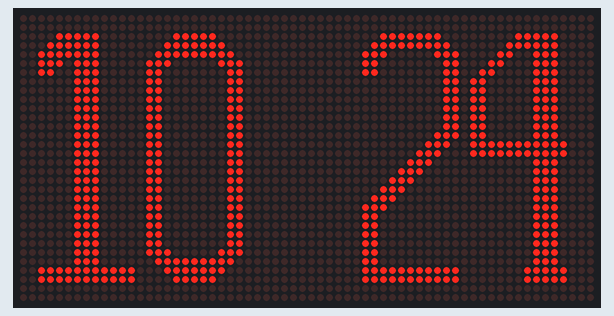
Bench run of a sketch on a simulated ESP8266 (NodeMCU). On the bench: 64×32 LED matrix. WiFi joins after 1.5 s; servers stay silent unless stated; network time is answered at once with the bench clock; the local clock reads 2024-03-15 10:24:30 at power-on unless the sketch sets it; what the sketch prints to the serial monitor is not drawn.

Above: at 1.6 s.
At 17.2 s:
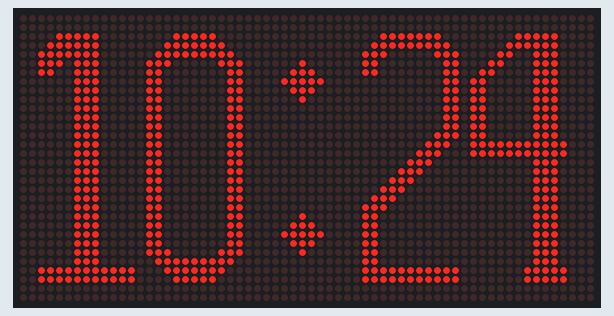
At 33.7 s:
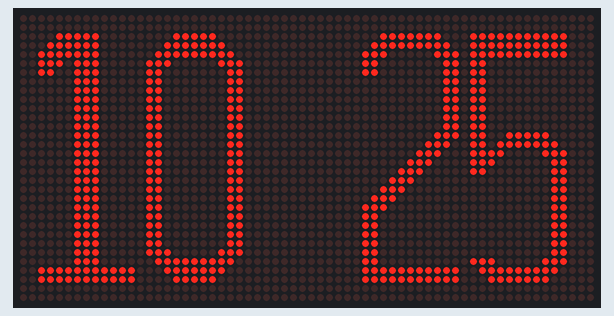
At 65.4 s:
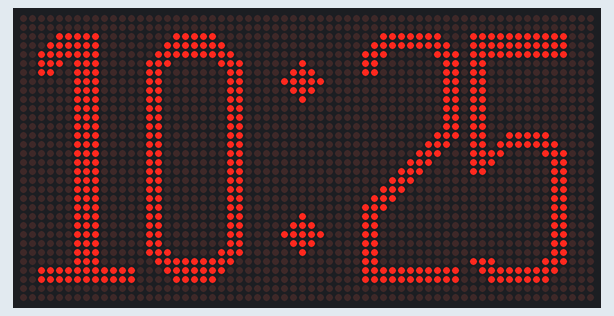
At 97.5 s:
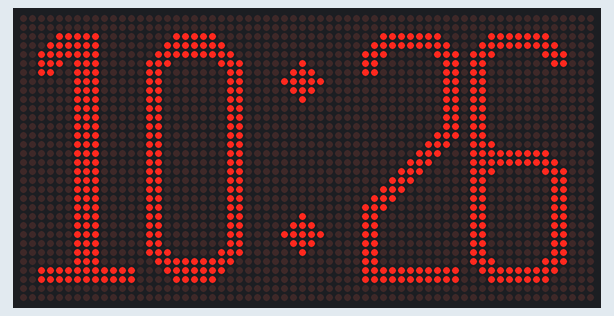
At 129.2 s:
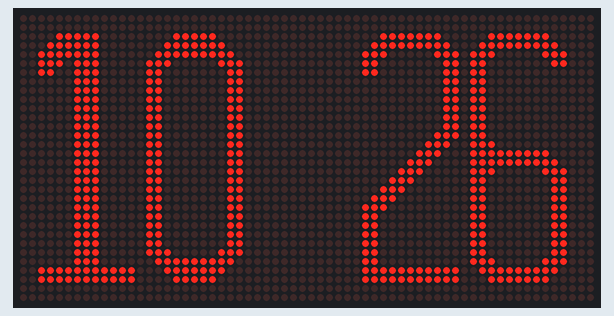

Measured:
- what the display in image 0 shows lasts 0.5 s, from 1.5 s to 2.0 s

The sketch:

NTPRTCP10.ino
```cpp
/*
  @author Jacob JS
*/
#include <WiFiManager.h>  // https://github.com/tzapu/WiFiManager
#include <NTPClient.h>    // https://github.com/arduino-libraries/NTPClient
#include <WiFiUdp.h>
#include <Wire.h>
#include <RTClib.h>       // https://github.com/adafruit/RTClib
#include <DMDESP.h>       // https://github.com/farid1991/DMDESP
#include <fonts/JAM11x28.h>

// WiFiManager Setup
WiFiManager wm;

// NTPClient Setup
WiFiUDP ntpUDP;
NTPClient timeClient(ntpUDP, "pool.ntp.org");

// RTC Setup
RTC_DS3231 rtc;

// DMDESP Setup
#define Font JAM11x28
#define DISPLAYS_WIDE 2 // Number of columns of P10 panels
#define DISPLAYS_HIGH 2 // Number of rows of P10 panels
DMDESP Disp(DISPLAYS_WIDE, DISPLAYS_HIGH);  // Initialize DMDESP

// Time Variables
int Jam = 0; // Hours
int Men = 0; // Minutes

void setup() {
  // Serial Init
  Serial.begin(115200);
  // NTPClient Init
  timeClient.begin();
  timeClient.setTimeOffset(3600 * 7); // Set to WIB (UTC+7)

  // Reset WiFi settings for testing (optional)
  wm.resetSettings();
  wm.setClass("invert");
  wm.setConfigPortalBlocking(false);
  wm.setConfigPortalTimeout(60);

  if (wm.autoConnect("AP-JamKantin", "kantin1938")) {
    Serial.println("\nWiFi Connection Established!");
  } else {
    Serial.println("Config portal running.");
  }

  // RTC Init
  if (!rtc.begin()) {
    Serial.println("RTC not detected. Using NTP time only.");
    timeClient.update(); // Update time from NTP
    Jam = timeClient.getHours();
    Men = timeClient.getMinutes();
  } else {
    // Update RTC from NTP if WiFi is available
    if (WiFi.status() == WL_CONNECTED) {
      updateRTC();
    } else if (rtc.lostPower()) {
      Serial.println("RTC lost power and no WiFi available. Unable to update time.");
    }
  }

  // Initialize DMDESP
  Disp.start();
  Disp.setBrightness(100); // Brightness level
  Disp.setFont(Font);      // Set font
}

void updateRTC() {
  timeClient.update();
  time_t epochTime = timeClient.getEpochTime();
  struct tm *ptm = gmtime((time_t *)&epochTime);
  DateTime ntpTime = DateTime(ptm->tm_year + 1900, ptm->tm_mon + 1, ptm->tm_mday, ptm->tm_hour, ptm->tm_min, ptm->tm_sec);
  rtc.adjust(ntpTime);
}

void loop() {
  wm.process();
  static unsigned long previousMillisBlink = 0;
  static unsigned long previousMillisRTC = 0;
  static bool showColon = true;

  if (WiFi.status() == WL_CONNECTED) {
    // Periodically update RTC from NTP
    if (millis() - previousMillisRTC > 600000) { // Update every 10 minutes
      Serial.println("Periodic RTC update from NTP...");
      updateRTC();
      previousMillisRTC = millis();
    }
  }

  if (rtc.begin()) {
    // Read time from RTC
    DateTime now = rtc.now();
    Jam = now.hour();
    Men = now.minute();
  } else {
    // If RTC not available, use NTP time
    Serial.println("RTC not detected. Using NTP time...");
    timeClient.update();
    Jam = timeClient.getHours();
    Men = timeClient.getMinutes();
  }

  // // Restart ESP if time is 00:00
  // if (Jam == 0 && Men == 0) {
  //   Serial.println("Time is 00:00. Restarting ESP...");
  //   ESP.restart();
  // }

  // Blink colon every 500 ms
  if (millis() - previousMillisBlink >= 500) {
    previousMillisBlink = millis();
    showColon = !showColon;
  }

  // Format time display
  char isi[6];
  if (showColon) {
    sprintf(isi, "%02d:%02d", Jam, Men); // With colon
  } else {
    sprintf(isi, "%02d!%02d", Jam, Men); // Without colon
  }

  // Display time on DMDESP
  Disp.setFont(Font);
  Disp.drawText(2, 2, isi);
  Disp.loop();
}
```

Source omitted: JAM11x28.h (data table, 8976 bytes)
